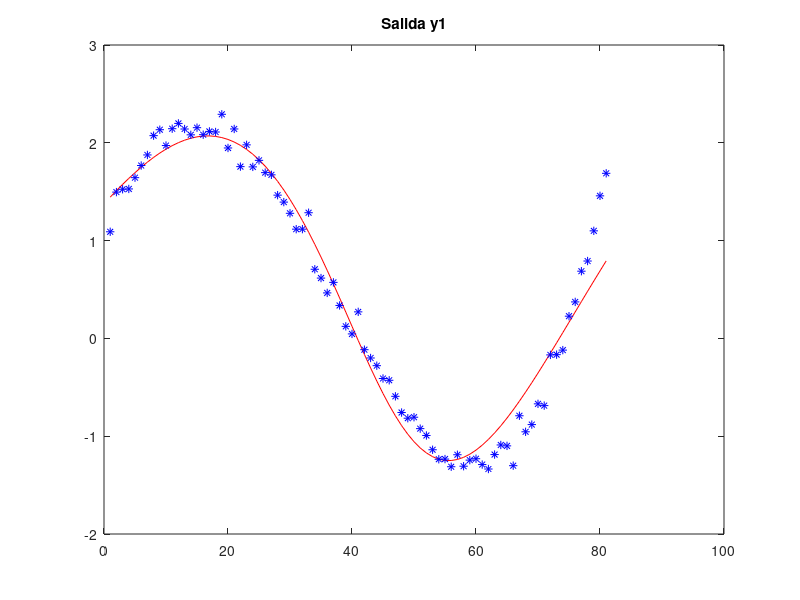
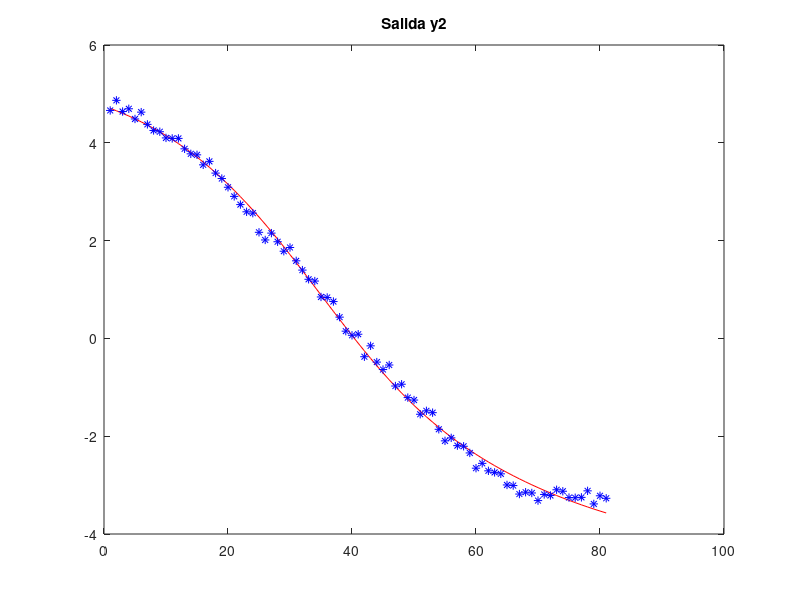
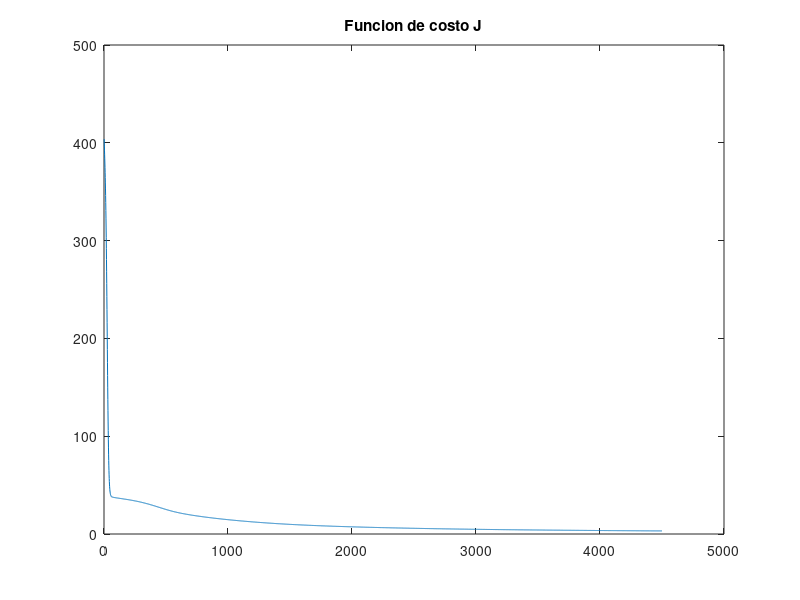
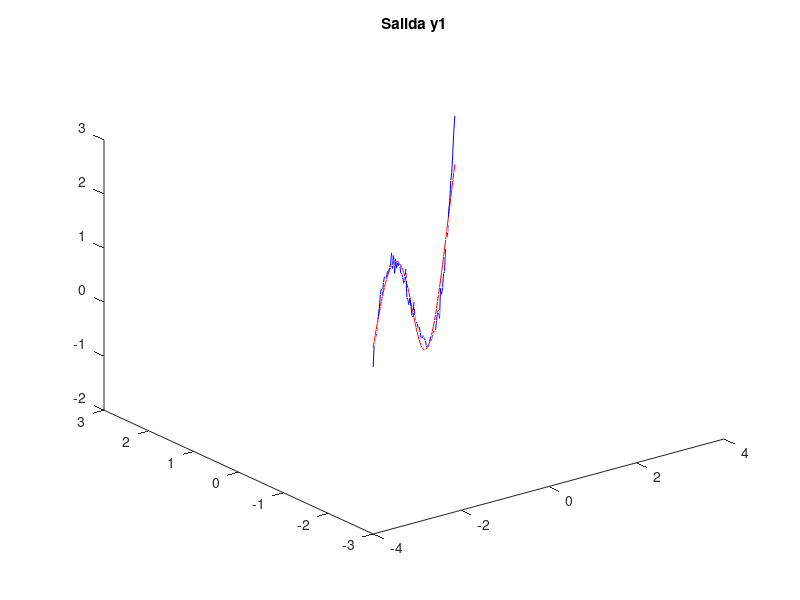

The MATLAB source for these figures, in order:
% Entrenamiento patron - Salida vectorial
% Basico

clear;
clc;
close all;

% funcion cubica a3x3 + a2x2 + a1x1 + a0
a3 = 0.5*2;
a2 = 0.3*4;
a1 = -0.8*25;
a0 = -0*30;

% Intervalo para los valores de x1
x1 = -4:0.1:4;
x1 = x1';
N = length(x1);
% Intervalo para los valores de x2
x2 = linspace(-3,3,N);
x2 = x2';
% Dos entradas x1 y x2
x = [ x1 x2 ];

% funcion cubica 1
yb1 = a3*x1.^3 + a2*x1.^2 + a1*x2.^1 + a0;
yb1 = 0.075*yb1;
yb1 = yb1 + 0.1*randn(N,1);
% funcion cubica 2
yb2 = a3*x2.^3 + a2*x2.^2 + a1*x1.^1 + a0;
yb2 = 0.075*yb2;
yb2 = yb2 + 0.1*randn(N,1);

yb = [ yb1  yb2 ];

% Valores para la intensidad de conexion
ne = 2;
nm = 10;
pq = 10;
ns = 2;

%bias = input('Bias:  SI = 1 : ');
bias = 1
if(bias == 1)
      ne = ne +1;
      x = [ x ones(N,1) ];   
end

%Intensidad de las conexiones: 
u = 0.25*randn(ne,nm);
v = 0.25*randn(nm,pq);
w = 0.25*randn(pq,ns);
%load pesos;

%eta = input('eta pesos : ');
eta = 0.03
for iter = 1:4500
JJ = 0;
dJdu = zeros(ne,nm);
dJdv = zeros(nm,pq);
dJdw = zeros(pq,ns);
  for k = 1:N   
    in = (x(k,:))';
    m = u'*in;
    n = 2.0./(1+exp(-m./1)) - 1;
    p = v'*n;
    q = 2.0./(1+exp(-p./1)) - 1;
    out = w'*q;
    y(k,:) = out';
    er = out - (yb(k,:))';
    error(k,:) = er';
    JJ = JJ + 0.5*er'*er;
    dqdp = (1 - q.*q)/2;
    dndm = (1 - n.*n)/2;
    %  dndm = -2.0*(n.*m);
    eb = dqdp.*(w*er);
    e2b = dndm.*(v*eb);
    dJdw = dJdw + q*er';
    dJdv  = dJdv + n*eb';
    dJdu = dJdu + in*e2b';
    %w = w - eta*dJdw/N;
    %v = v - eta*dJdv/N;
    %u = u - eta*dJdu/N;
   
  end

w = w - eta*dJdw/N;
v = v - eta*dJdv/N;
u = u - eta*dJdu/N;

JJ
J(iter,1) = JJ;

end

figure(1);
plot(y(:,1),'-r');
hold on;
plot(yb(:,1),'*b');
title('Salida y1');
figure(2);
plot(y(:,2),'-r');
hold on;
plot(yb(:,2),'*b');
title('Salida y2');
figure(3);
plot(J);
title('Funcion de costo J');
figure(5);
plot3(x1,x2,y(:,1),'-r',x1,x2,yb(:,1),'-b');
title('Salida y1');
figure(6);
plot3(x1,x2,y(:,2),'-r',x1,x2,yb(:,2),'-b');
title('Salida y2');